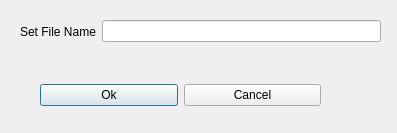
<?xml version="1.0" encoding="UTF-8"?>
<ui version="4.0">
 <class>NewDialog</class>
 <widget class="QDialog" name="NewDialog">
  <property name="geometry">
   <rect>
    <x>0</x>
    <y>0</y>
    <width>397</width>
    <height>133</height>
   </rect>
  </property>
  <property name="windowTitle">
   <string>Dialog</string>
  </property>
  <widget class="QWidget" name="">
   <property name="geometry">
    <rect>
     <x>20</x>
     <y>16</y>
     <width>361</width>
     <height>31</height>
    </rect>
   </property>
   <layout class="QHBoxLayout" name="horizontalLayout">
    <item>
     <widget class="QLabel" name="label">
      <property name="cursor">
       <cursorShape>IBeamCursor</cursorShape>
      </property>
      <property name="text">
       <string>Set File Name</string>
      </property>
     </widget>
    </item>
    <item>
     <widget class="QLineEdit" name="lineEdit"/>
    </item>
   </layout>
  </widget>
  <widget class="QWidget" name="">
   <property name="geometry">
    <rect>
     <x>40</x>
     <y>80</y>
     <width>281</width>
     <height>31</height>
    </rect>
   </property>
   <layout class="QHBoxLayout" name="horizontalLayout_2">
    <item>
     <widget class="QPushButton" name="pushButton">
      <property name="text">
       <string>Ok</string>
      </property>
     </widget>
    </item>
    <item>
     <widget class="QPushButton" name="pushButton_2">
      <property name="text">
       <string>Cancel</string>
      </property>
     </widget>
    </item>
   </layout>
  </widget>
 </widget>
 <resources/>
 <connections>
  <connection>
   <sender>pushButton_2</sender>
   <signal>clicked(bool)</signal>
   <receiver>NewDialog</receiver>
   <slot>reject()</slot>
   <hints>
    <hint type="sourcelabel">
     <x>266</x>
     <y>98</y>
    </hint>
    <hint type="destinationlabel">
     <x>316</x>
     <y>110</y>
    </hint>
   </hints>
  </connection>
 </connections>
</ui>
